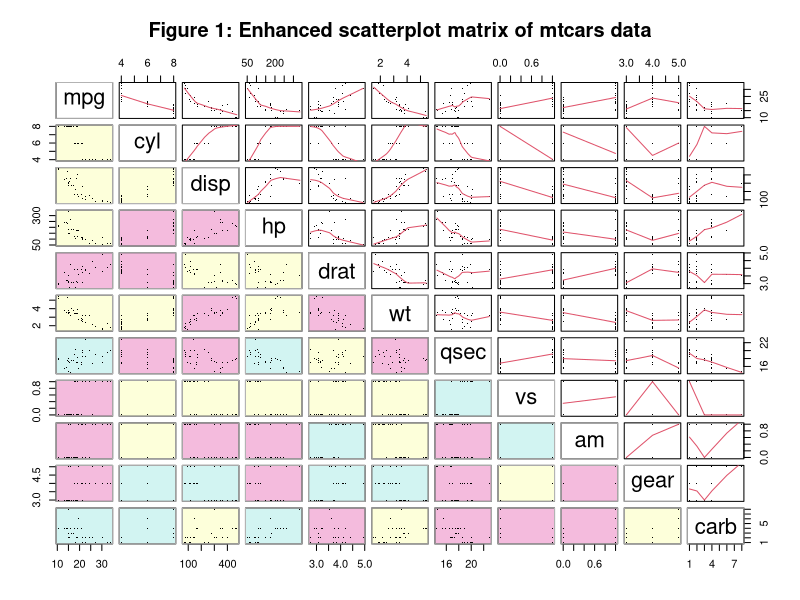
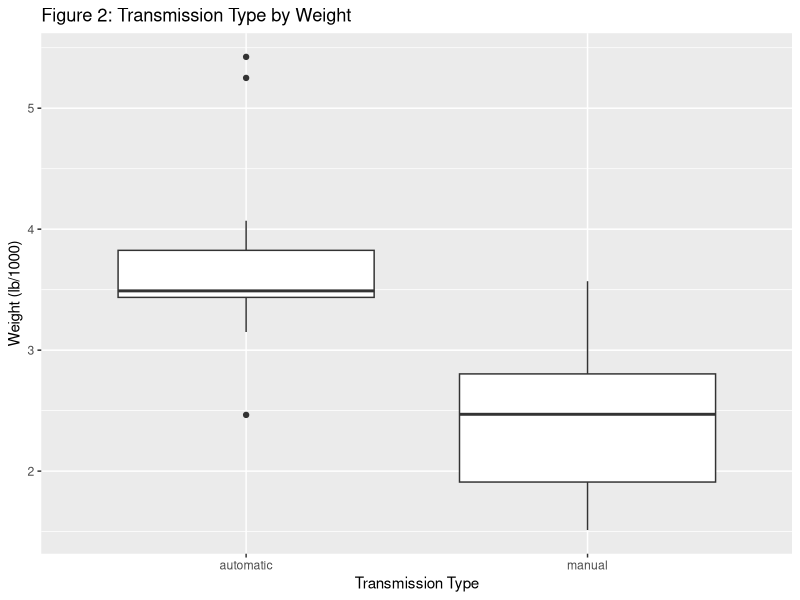
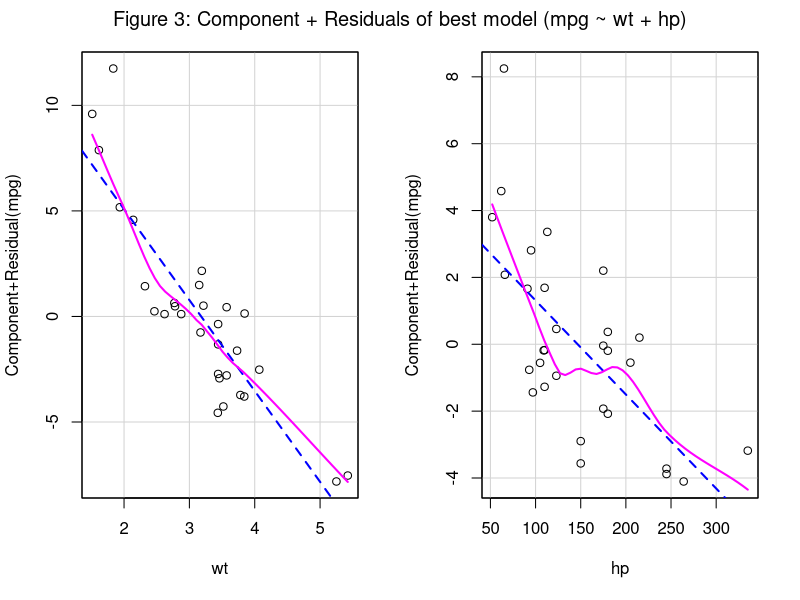

The R source for these figures, in order:
## ---- chunk 1
knitr::opts_chunk$set(fig.path='Figs/',
                      warning=FALSE, message=FALSE)
## ---- chunk 2
incCount <- function(inObj, useName) {
    nObj <- length(inObj)
    useNum <- max(inObj) + 1
    inObj <- c(inObj, useNum)
    names(inObj)[nObj + 1] <- useName
    inObj
}
figCount <- c(`_` = 0)
## ---- chunk 3
# Loading required libraries
library(datasets)
library(ggplot2)
library(car)
library(MASS)
require(gclus)

# Loading the data
data(mtcars)

# Exploring the data and their relationships
# cars.cor <- cor(mtcars)
# cars.color <- dmat.color(cars.cor)
# cpairs(mtcars,panel.colors=cars.color,pch=".",gap=.5, 
#        upper.panel=panel.smooth)

# Transforming the data
mtcars$am <- factor(mtcars$am, levels = c(0,1), labels = c("automatic", "manual"))
mtcars$cyl <- factor(mtcars$cyl, levels = c(4,6,8))
mtcars$vs <- factor(mtcars$vs, levels = c(0,1))

# Fit linear model of mpg ~ am
fit_am <- lm(mpg ~ am, data = mtcars)
summary(fit_am)

# Fit linear model of mpg ~ . (All variables in the dataset)
fit01 <- lm(mpg ~ ., data = mtcars)
# Looking the summary to get the significant variables
summary(fit01)

# After looking the summary, there was no significant variable, p < 0.05, so I did an outlierTest in the data
outlierTest(fit01)
# Found "Chrysler Imperial" as an outlier based on the Bonferonni outlier test
# Dropping the outlier
rowsToDrop <- c("Chrysler Imperial")
mtcarsNew <- mtcars[ !(rownames(mtcars) %in% rowsToDrop), ]
# Re-fit the model and found another outlier, this time it was "Fiat 128"
fit01 <- lm(mpg ~ ., data = mtcarsNew)
outlierTest(fit01)
# Dropping the outlier
rowsToDrop <- c("Fiat 128")
mtcarsNew <- mtcarsNew[ !(rownames(mtcarsNew) %in% rowsToDrop), ]

# Re-fit the model and test for outliers. No significant outlier found this time. (Bonferonni p > 0.05)
fit01 <- lm(mpg ~ ., data = mtcarsNew)
outlierTest(fit01)

# Looking the summary to get the significant variables
summary(fit01)
# wt and hp are significant, with p-values < 0.05

# Fitting a model with wt + hp + am, even after the summary of fit02 show that it was not.
# But we want to prove it.
fit02 <- lm(mpg ~ wt + hp + am, data = mtcarsNew)
# Lookin the summary and prove that am is not significant to the model, with p-value > 0.05
summary(fit02)

# Doing a backward stepAIC to get the best model, based on the Akaike Information Criterion (AIC) value - lower is better
stepAIC(fit02, direction="backward")

#And it shows, based on the AIC score that the best model is the one bellow, whitout the am variable
fitBest <- lm(mpg ~ wt + hp, mtcarsNew)

#Plot the best model with residuals
# crPlots(fitBest)

# After that, I investigate why transmission type alone seens to influence the mpg, but with other variables it does not
# And I found a Cofounder variable, Weight (wt). Automatic cars tends to have more weight, and weight causes variation in Miles per Galon
g <- ggplot(data = mtcarsNew, aes(x = am, y = wt)) +
    geom_boxplot() +
    xlab("Transmission Type") +
    ylab("Weight (lb/1000)")
## ---- chunk 4
coef(summary(lm(mpg ~ am, data = mtcars)))
## ---- chunk 5
coef(summary(lm(mpg ~ wt + hp + am, data = mtcarsNew)))
## ---- chunk 6
rm(mtcars)
data(mtcars)
cars.cor <- cor(mtcars)
cars.color <- dmat.color(cars.cor)
cpairs(mtcars,panel.colors=cars.color,pch=".",gap=.5, 
       upper.panel=panel.smooth, main = "Figure 1: Enhanced scatterplot matrix of mtcars data")
## ---- chunk 7
g + ggtitle("Figure 2: Transmission Type by Weight")
## ---- chunk 8
crPlots(fitBest, main = "Figure 3: Component + Residuals of best model (mpg ~ wt + hp)")
